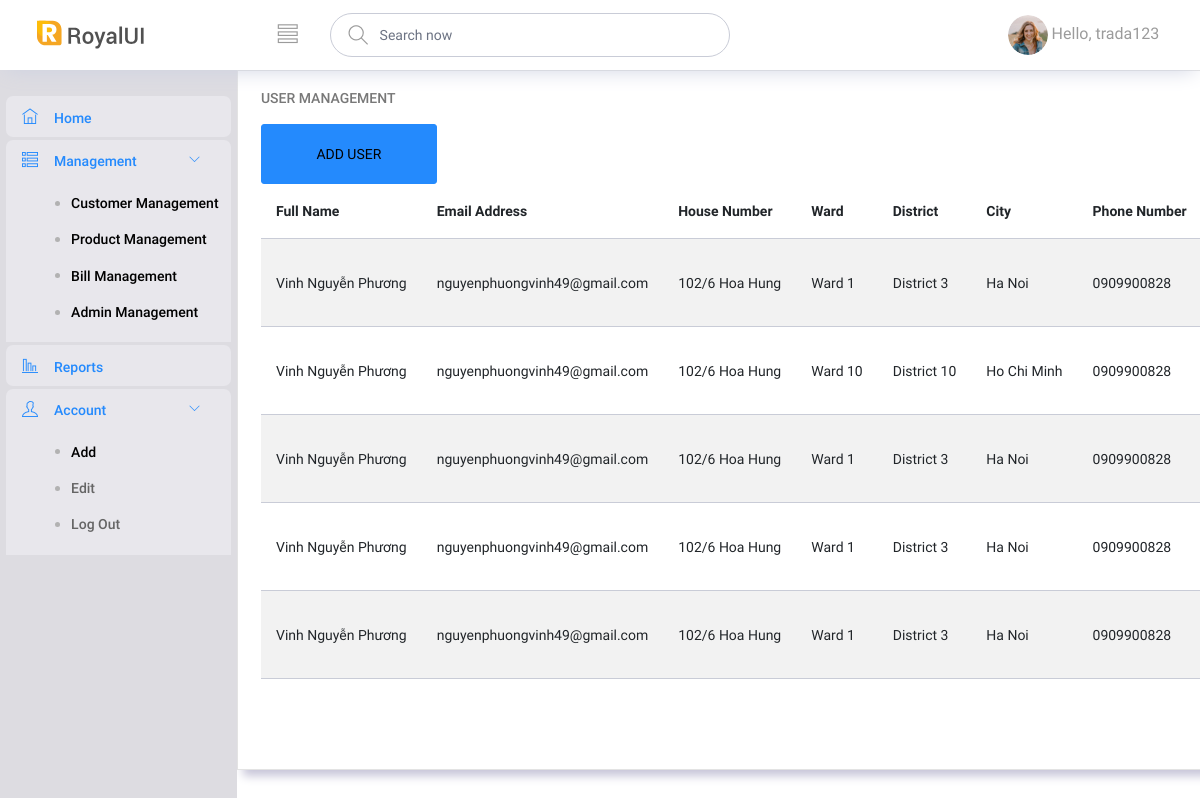
The app's page /admin/quantri.php?page_layout=danhsachuser (signed in) with its own data.
### tables this page shows
CREATE TABLE `khachhang` (
  `hoten` varchar(50) DEFAULT NULL,
  `taikhoankh` varchar(50) NOT NULL,
  `matkhau` varchar(1000) DEFAULT NULL,
  `email` varchar(30) DEFAULT NULL,
  `sonha` varchar(50) DEFAULT NULL,
  `tenquan` varchar(50) DEFAULT NULL,
  `tenphuong` varchar(100) DEFAULT NULL,
  `tentp` varchar(50) DEFAULT NULL,
  `sodienthoai` varchar(10) DEFAULT NULL,
  `trangthaitk` int(11) DEFAULT NULL
);

### lib/DataProvider.php (called while the page is built, shortened)
<?php
	function executeQuery($sql){
        include ('db.inc');
        $conn = new mysqli($servername, $username, $password, $dbname);
		if (!($result = $conn->query($sql)))
		    echo $conn->connect_error;
		return $result;
    }
?>

### admin/danhsachuser.php (the view, shortened to what this page needs)
<?php
$sql = "SELECT * FROM khachhang";
$result = executeQuery($sql);
echo'<div class="col-lg-12 grid-margin stretch-card">';
echo'<div class="card">';
echo'<div class="card-body">';
echo'<h4 class="card-title">USER MANAGEMENT</h4>';
echo'<a href="quantri.php?page_layout=adduser"><button type="button" class="btn btn-primary btn-lg">ADD USER</button></a>';
echo'<div class="table-responsive">';
echo'<table class="table table-striped">';
echo'<thead>';
echo'<tr>';
echo'<th>Full Name</th>';
echo'<th>Email Address</th>';
echo'<th>House Number</th>';
echo'<th>Ward </th>';
echo'<th>District </th>';
echo'<th>City </th>';
echo'<th>Phone Number</th>';
echo'</tr>';
echo'</thead>';
if($result->num_rows > 0)
{
    while ($row = $result->fetch_array())
    {
        echo'<tr>';
        echo'<td>' . $row['hoten'] . '</td>';
        echo'<td>' . $row['email'] . '</td>';
        echo'<td>' . $row['sonha'] . '</td>';
        echo'<td>' . $row['tenphuong'] . '</td>';
        echo'<td>' . $row['tenquan'] . '</td>';
        echo'<td>' . $row['tentp'] . '</td>';
        echo'<td>' . $row['sodienthoai'] . '</td>';
        echo'</tr>';
    }
}
?>

### records on screen
khachhang: hoten "Vinh Nguyễn Phương", email "nguyenphuongvinh49@gmail.com", sonha "102/6 Hoa Hung", tenphuong "Ward 1", tenquan "District 3", tentp "Ha Noi", sodienthoai "0909900828"
khachhang: hoten "Vinh Nguyễn Phương", email "nguyenphuongvinh49@gmail.com", sonha "102/6 Hoa Hung", tenphuong "Ward 10", tenquan "District 10", tentp "Ho Chi Minh", sodienthoai "0909900828"
khachhang: hoten "Vinh Nguyễn Phương", email "nguyenphuongvinh49@gmail.com", sonha "102/6 Hoa Hung", tenphuong "Ward 1", tenquan "District 3", tentp "Ha Noi", sodienthoai "0909900828"
khachhang: hoten "Vinh Nguyễn Phương", email "nguyenphuongvinh49@gmail.com", sonha "102/6 Hoa Hung", tenphuong "Ward 1", tenquan "District 3", tentp "Ha Noi", sodienthoai "0909900828"
khachhang: hoten "Vinh Nguyễn Phương", email "nguyenphuongvinh49@gmail.com", sonha "102/6 Hoa Hung", tenphuong "Ward 1", tenquan "District 3", tentp "Ha Noi", sodienthoai "0909900828"

### other values on screen
$_SESSION['taikhoan'] "trada123"
